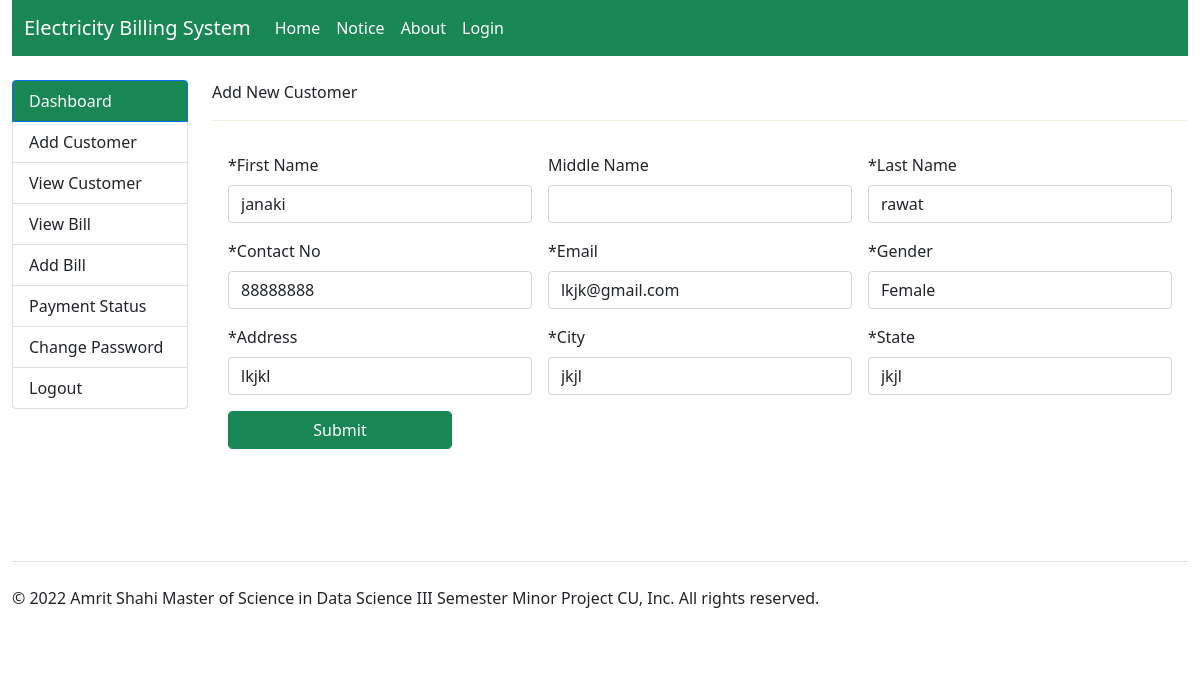
The app's page /viewCustomer/update/8 with its own data.
### child_001/models.py (models this page shows, shortened)
class addCustomerModel(models.Model):
    userid = models.CharField(max_length=50, blank=True, null=True)
    firstname = models.CharField(max_length=50, blank=True, null=True)
    middlename = models.CharField(max_length=50, blank=True, null=True)
    lastname = models.CharField(max_length=50, blank=True, null=True)
    contact = models.CharField(max_length=50, blank=True, null=True)
    email = models.EmailField(max_length=50, blank=True, null=True)
    gender = models.CharField(max_length=50, blank=True, null=True)
    address = models.CharField(max_length=50, blank=True, null=True)
    city = models.CharField(max_length=50, blank=True, null=True)
    state = models.CharField(max_length=50, blank=True, null=True)

### child_001/views.py (the view, shortened to what this page needs)
# urls.py: path('viewCustomer/update/<int:pk>', views.viewUpdate, name='update'),
def viewUpdate(request, pk):
    data = addCustomerModel.objects.filter(id=pk)
    return render(request, 'updateCustomer.html', {'data': data})

### child_001/templates/updateCustomer.html (shortened to what this page needs)
{% extends 'base.html' %}
{% load static %}
{% block content %}
{% include 'navbar.html' %}
<br>
<div class="row">
    <div class="col-2">
      <div class="list-group" id="list-tab" role="tablist">
        <a class="list-group-item list-group-item-action active bg-success" id="list-home-list" data-toggle="list" href="/dashboard" role="tab" aria-controls="home">Dashboard</a>
        <a class="list-group-item list-group-item-action" id="list-profile-list" data-toggle="list" href="/add" role="tab" aria-controls="profile">Add Customer</a>
        <a class="list-group-item list-group-item-action" id="list-profile-list" data-toggle="list" href="/viewCustomer" role="tab" aria-controls="profile">View Customer</a>
        <a class="list-group-item list-group-item-action" id="list-messages-list" data-toggle="list" href="/bill" role="tab" aria-controls="messages">View Bill</a>
        <a class="list-group-item list-group-item-action" id="list-messages-list" data-toggle="list" href="addconnection" role="tab" aria-controls="messages"> Add Bill</a>
        <a class="list-group-item list-group-item-action" id="list-settings-list" data-toggle="list" href="/payment" role="tab" aria-controls="settings">Payment Status</a>
        <a class="list-group-item list-group-item-action" id="list-settings-list" data-toggle="list" href="#list-settings" role="tab" aria-controls="settings">Change Password</a>
        <a class="list-group-item list-group-item-action" id="list-settings-list" data-toggle="list" href="#list-settings" role="tab" aria-controls="settings">Logout</a>
      </div>
    </div>
    <div class="col-10">
      Add New Customer
      <hr style="color: burlywood;">
      <form class="row g-3 p-3" method="POST" enctype="multipart/form-data">
        {% for i in data %}
         <div class="col-md-4">
             <label for="validationDefault01" class="form-label">*First Name</label>
             <input type="text" class="form-control" id="validationDefault01" name="firstname" value="{{i.firstname}}" required>
           </div>
           <div class="col-md-4">
             <label for="validationDefault02" class="form-label">Middle Name</label>
             <input type="text" class="form-control" id="validationDefault02" name="middlename" value="{{i.middlename}}">
           </div>
           <div class="col-md-4">
            <label for="validationDefault02" class="form-label">*Last Name</label>
            <input type="text" class="form-control" id="validationDefault02" name="lastname" value={{i.lastname}} required>
          </div>
          <div class="col-md-4">
            <label for="validationDefault02" class="form-label">*Contact No</label>
            <input type="number" class="form-control" id="validationDefault02" name="contact" value="{{i.contact}}" required>
          </div>
          <div class="col-md-4">
            <label for="validationDefault02" class="form-label">*Email</label>
            <input type="text" class="form-control" id="validationDefault02" name="email" value="{{i.email}}" required>
          </div>
          <div class="col-md-4">
            <label for="inputState" class="form-label">*Gender</label>
            <input type="text" class="form-control" id="validationDefault02" name="gender" value="{{i.gender}}" required>
          </div>
          <div class="col-md-4">
            <label for="validationDefault02" class="form-label">*Address</label>
            <input type="address" class="form-control" id="validationDefault02" name="address" value="{{i.address}}" required>
          </div>
          <div class="col-md-4">
            <label for="validationDefault02" class="form-label">*City</label>
            <input type="address" class="form-control" id="validationDefault02" name="city" value="{{i.city}}" required>
          </div>
          <div class="col-md-4">
            <label for="validationDefault02" class="form-label">*State</label>
            <input type="address" class="form-control" id="validationDefault02" name="state" value="{{i.city}}" required>
          </div>
          <div class="col-lg-3">
            <input type="submit" class="form-control btn-success" id="validationDefault02" >
          </div>
          {% endfor %}
       </form>
    </div>
  </div>
<br>
<br>
<br>
{% include 'footer.html' %}
{% endblock %}

### records on screen
addCustomerModel: firstname "janaki", lastname "rawat", contact "88888888", email "lkjk@gmail.com", gender "Female", address "lkjkl", city "jkjl", state "jkjl"
